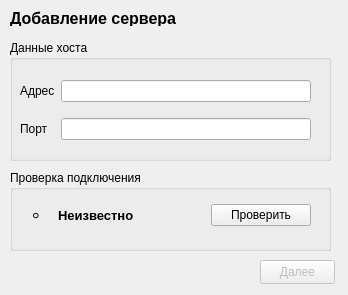
<?xml version="1.0" encoding="UTF-8"?>
<ui version="4.0">
 <class>AddServerConnectDialog</class>
 <widget class="QDialog" name="AddServerConnectDialog">
  <property name="geometry">
   <rect>
    <x>0</x>
    <y>0</y>
    <width>348</width>
    <height>295</height>
   </rect>
  </property>
  <property name="windowTitle">
   <string>Dialog</string>
  </property>
  <widget class="QPushButton" name="nextButton">
   <property name="enabled">
    <bool>false</bool>
   </property>
   <property name="geometry">
    <rect>
     <x>260</x>
     <y>260</y>
     <width>75</width>
     <height>24</height>
    </rect>
   </property>
   <property name="text">
    <string>Далее</string>
   </property>
   <property name="autoDefault">
    <bool>true</bool>
   </property>
   <property name="flat">
    <bool>false</bool>
   </property>
  </widget>
  <widget class="QLabel" name="titleLabel">
   <property name="geometry">
    <rect>
     <x>10</x>
     <y>10</y>
     <width>181</width>
     <height>16</height>
    </rect>
   </property>
   <property name="font">
    <font>
     <pointsize>12</pointsize>
     <bold>true</bold>
    </font>
   </property>
   <property name="text">
    <string>Добавление сервера</string>
   </property>
  </widget>
  <widget class="QGroupBox" name="inputGroupBox">
   <property name="geometry">
    <rect>
     <x>10</x>
     <y>40</y>
     <width>321</width>
     <height>121</height>
    </rect>
   </property>
   <property name="title">
    <string>Данные хоста</string>
   </property>
   <widget class="QWidget" name="gridLayoutWidget">
    <property name="geometry">
     <rect>
      <x>10</x>
      <y>30</y>
      <width>291</width>
      <height>80</height>
     </rect>
    </property>
    <layout class="QGridLayout" name="inputGridLayout" rowstretch="0,0" columnstretch="0,0" rowminimumheight="0,0">
     <item row="0" column="1">
      <widget class="QLineEdit" name="addressEdit"/>
     </item>
     <item row="1" column="1">
      <widget class="QLineEdit" name="portEdit"/>
     </item>
     <item row="0" column="0">
      <widget class="QLabel" name="addressLabel">
       <property name="text">
        <string>Адрес</string>
       </property>
      </widget>
     </item>
     <item row="1" column="0">
      <widget class="QLabel" name="portLabel">
       <property name="text">
        <string>Порт</string>
       </property>
      </widget>
     </item>
    </layout>
   </widget>
  </widget>
  <widget class="QGroupBox" name="checkGroupBox">
   <property name="geometry">
    <rect>
     <x>10</x>
     <y>170</y>
     <width>321</width>
     <height>81</height>
    </rect>
   </property>
   <property name="title">
    <string>Проверка подключения</string>
   </property>
   <widget class="QWidget" name="horizontalLayoutWidget">
    <property name="geometry">
     <rect>
      <x>10</x>
      <y>20</y>
      <width>291</width>
      <height>51</height>
     </rect>
    </property>
    <layout class="QHBoxLayout" name="checkLayout">
     <item>
      <widget class="QLabel" name="signalLabel">
       <property name="sizePolicy">
        <sizepolicy hsizetype="Fixed" vsizetype="Fixed">
         <horstretch>0</horstretch>
         <verstretch>0</verstretch>
        </sizepolicy>
       </property>
       <property name="maximumSize">
        <size>
         <width>32</width>
         <height>32</height>
        </size>
       </property>
       <property name="text">
        <string>⚪</string>
       </property>
       <property name="alignment">
        <set>Qt::AlignCenter</set>
       </property>
      </widget>
     </item>
     <item>
      <widget class="QLabel" name="statusLabel">
       <property name="font">
        <font>
         <pointsize>10</pointsize>
         <bold>true</bold>
        </font>
       </property>
       <property name="text">
        <string>Неизвестно</string>
       </property>
      </widget>
     </item>
     <item>
      <widget class="QPushButton" name="checkButton">
       <property name="sizePolicy">
        <sizepolicy hsizetype="Fixed" vsizetype="Fixed">
         <horstretch>0</horstretch>
         <verstretch>0</verstretch>
        </sizepolicy>
       </property>
       <property name="maximumSize">
        <size>
         <width>100</width>
         <height>16777215</height>
        </size>
       </property>
       <property name="text">
        <string>Проверить</string>
       </property>
      </widget>
     </item>
    </layout>
   </widget>
  </widget>
 </widget>
 <resources/>
 <connections/>
</ui>
